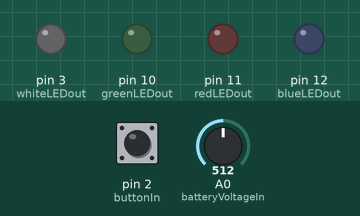
Simulated run of this sketch. Board: Arduino Uno, built with avr-gcc and run on an emulated ATmega328P. Parts: output pins drawn as LEDs (lit = HIGH). Inputs (shaded band) come from the test bench; at power-on: A0 (batteryVoltageIn) = 512, pin 2 (buttonIn) LOW.

Above: at 1.2 s.
1.3 s: A0 (batteryVoltageIn) set to 534
2.8 s: A0 (batteryVoltageIn) set to 556
At 4.0 s:
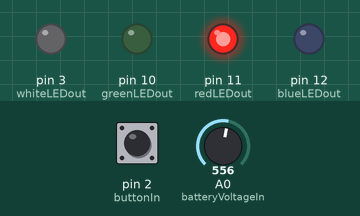
4.3 s: pin 2 (buttonIn) pulled HIGH for 0.15 s
At 5.1 s:
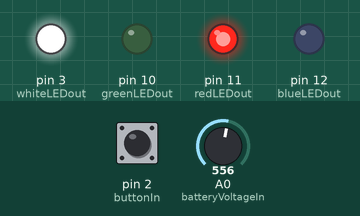
5.9 s: pin 2 (buttonIn) pulled HIGH for 1 s
At 6.3 s:
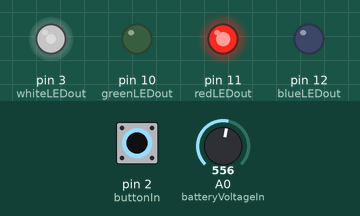
8.4 s: A0 (batteryVoltageIn) set to 511
At 9.4 s:
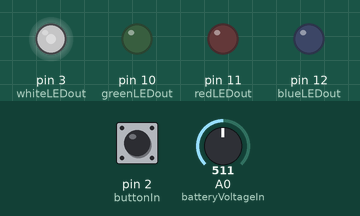
9.9 s: pin 2 (buttonIn) pulled HIGH for 0.15 s
At 10.6 s:
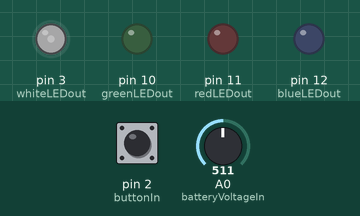
Timing chart, 0 to 12.5 s (numbered marks = the images above; inputs shaded):
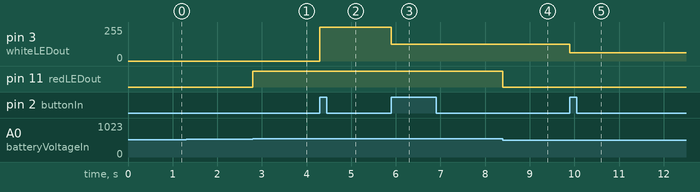

Measured:
- the behaviour switches between 544 and 545 on A0 (batteryVoltageIn) (found by bisection; images 0 and 1)
- after the input at 1.3 s, every drawn part: stays the same
- after the input at 2.8 s, pin 11 (redLEDout): LOW → HIGH at once
- after the input at 4.3 s, pin 3 (whiteLEDout): 0/255 → 255/255 at once
- after the input at 5.9 s, pin 3 (whiteLEDout): 255/255 → 127/255 at once
- after the input at 8.4 s, pin 11 (redLEDout): HIGH → LOW at once
- after the input at 9.9 s, pin 3 (whiteLEDout): 127/255 → 63/255 at once

The sketch:

Arduino_Script.ino
```cpp
// parameters
const int flashRateHz = 2;  //rate of blinking for flash mode
const int pwmMax = 255;  //max threshold for PWM signal
const int debounceDelayMs = 100;  //debounce on main button
const float deadBatteryVoltage = 5.4;  //threshold for dead battery
const float lowBatteryVoltage = 7;  //threshold for low voltage on battery
const float medBatteryVoltage = 8;  //threshold for med voltage on battery
const float conversionFactor = 100.8; //used to convert battery voltage thresholds to 0-1023 digital range read-in via voltage divider circuit

// I/O pins
const int buttonIn = 2;  //main button digital in
const int whiteLEDout = 3;  //main LED digital out
const int greenLEDout = 10;  //battery tester LED digital out
const int redLEDout = 11;  //battery tester LED digital out
const int blueLEDout = 12;  //battery tester LED digital out
const int batteryVoltageIn = 0;  //battery tester analog in

// global variables
int mode = 0;  //flashing mode
bool buttonPushed = false;
int pwmOut = 0; //0-255 PWM signal
unsigned long lastDebounceTime = 0;
int batteryVoltage = 0;
unsigned long lastFlashTime = 0;
bool flashMode = LOW;


void setup() {
  pinMode(whiteLEDout,OUTPUT);
  pinMode(redLEDout,OUTPUT);
  pinMode(greenLEDout,OUTPUT);
  pinMode(blueLEDout,OUTPUT);
  attachInterrupt(digitalPinToInterrupt(buttonIn),detectButtonPress,RISING);

}

void loop() {
  setMode();  //sets flashing mode
  outputLight();  //outputs light based on flashing mode
  checkBattery();  //checks battery voltage
  outputBatteryIndicator();  //outputs to RBG LED based on battery voltage remaining
}

void detectButtonPress() {
  if ((millis() - lastDebounceTime) > debounceDelayMs) {
    buttonPushed = true;
    lastDebounceTime = millis();
  }
}

void setMode() {
  if (buttonPushed) {
    if (mode == 4) {
      mode = 0;
    }
    else {
      ++mode;
    }
    buttonPushed = false;
  }
}

void outputLight() {
  switch (mode) {
    case 0:  //off
      pwmOut = 0;
      shineLED();
      break;
    case 1:  //full brightness
      pwmOut = pwmMax;
      shineLED();
      break;
    case 2:  //medium brightness
      pwmOut = int(pwmMax/2);
      shineLED();
      break;
    case 3:  //low brightness
      pwmOut = int(pwmMax/4);
      shineLED();
      break;
    case 4:  //flashing
      flashLED();
      break;
  }
}

void shineLED() {
  analogWrite(whiteLEDout,pwmOut);
}

void flashLED() {
  if ((millis() - lastFlashTime) >= (500/flashRateHz)) {
    flashMode = !flashMode;
    digitalWrite(whiteLEDout,flashMode);
    lastFlashTime = millis();
  }
}

void checkBattery() {
  batteryVoltage = analogRead(batteryVoltageIn);
}

void outputBatteryIndicator() {
  if (batteryVoltage < (deadBatteryVoltage*conversionFactor)) {  //battery votlage < 5.4V is dead
    digitalWrite(redLEDout,LOW);
    digitalWrite(blueLEDout,LOW);
    digitalWrite(greenLEDout,LOW);
  }
  else if (batteryVoltage < (lowBatteryVoltage*conversionFactor)) {  //battery voltage < 7V is low
    digitalWrite(redLEDout,HIGH);
    digitalWrite(blueLEDout,LOW);
    digitalWrite(greenLEDout,LOW);
  }
  else if (batteryVoltage < (medBatteryVoltage*conversionFactor)) {  //battery voltage < 8V is medium
    digitalWrite(redLEDout,LOW);
    digitalWrite(blueLEDout,HIGH);
    digitalWrite(greenLEDout,LOW);
  }
  else {  //battery voltage >=8V is high
    digitalWrite(redLEDout,LOW);
    digitalWrite(blueLEDout,LOW);
    digitalWrite(greenLEDout,HIGH);
  }
}
```
